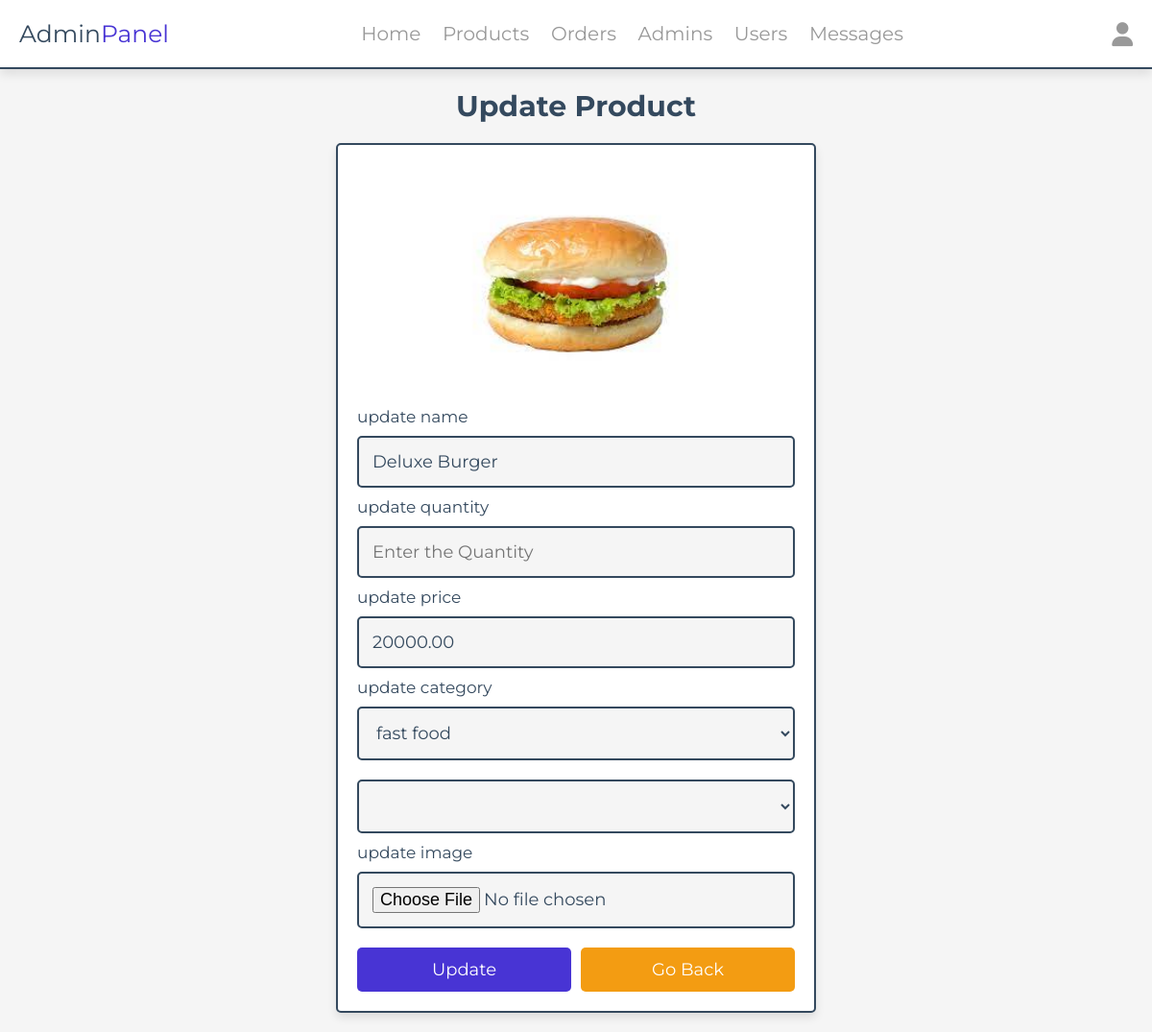
The page /admin/update_product.php?update=1 (signed in) on the database its author committed.
### tables this page shows
CREATE TABLE `menu` (
  `MenuID` int(100) NOT NULL,
  `Name` varchar(100) NOT NULL,
  `Category` varchar(100) NOT NULL,
  `Price` decimal(10,2) NOT NULL,
  `Image` varchar(100) NOT NULL
);

### admin/update_product.php (the view, shortened to what this page needs)
<?php
   include '../components/connect.php';
?>
<!DOCTYPE html>
<html lang="en">
   <head>
      <link rel="stylesheet" href="https://cdnjs.cloudflare.com/ajax/libs/font-awesome/6.1.1/css/all.min.css">
      <link rel="stylesheet" href="../css/admin_style.css">
   </head>
   <body>
      <?php include '../components/admin_header.php' ?>
      <section class="update-product">
         <h1 class="heading">update product</h1>
         <?php
            $update_id = $_GET['update'];
            $show_products = $conn->prepare("SELECT * FROM `menu` WHERE MenuID = ?");
            $show_products->execute([$update_id]);
            if($show_products->rowCount() > 0){
               while($fetch_products = $show_products->fetch(PDO::FETCH_ASSOC)){
         ?>
         <form action="" method="POST" enctype="multipart/form-data">
            <img src="../uploaded_img/<?= $fetch_products['Image']; ?>" alt="">
            <span>update name</span>
            <input type="text" required placeholder="Enter product name" name="name" maxlength="100" class="box" value="<?= $fetch_products['Name']; ?>">
            <span>update quantity</span>
            <input type="number" min="0" max="9999999999" required placeholder="Enter the Quantity" name="Qty" onkeypress="if(this.value.length == 10) return false;" class="box" value="<?= $fetch_products['Qty']; ?>">
            <span>update price</span>
            <input type="number" min="0" max="9999999999" required placeholder="Enter product price" name="price" onkeypress="if(this.value.length == 10) return false;" class="box" value="<?= $fetch_products['Price']; ?>">
            <span>update category</span>
            <select name="category" class="box" required>
               <option selected value="<?= $fetch_products['Category']; ?>"><?= $fetch_products['Category']; ?></option>
            </select>
            <select name="Status" class="box" required>
               <option selected value="<?= $fetch_products['Status']; ?>"><?= $fetch_products['Status']; ?></option>
               <option value="Available">Available</option>
            </select>
            <span>update image</span>
            <input type="file" name="image" class="box" accept="image/jpg, image/jpeg, image/png, image/webp">
            <div class="flex-btn">
               <input type="submit" value="update" class="btn" name="update">
               <a href="products.php" class="option-btn">go back</a>
            </div>
         </form>
         <?php
               }
            }else{
               echo '<p class="empty">no products added yet!</p>';
            }
         ?>
      </section>
   </body>
</html>

### css/admin_style.css (style rules this page uses)
:root { --main-color:#4834d4; --red:#e74c3c; --orange:#f39c12; --black:#34495e; --white:#fff; --light-bg:#f5f5f5; --light-color:#999; --border:.2rem solid var(--black); --box-shadow:0 .5rem 1rem rgba(0,0,0,.1); }
* { font-family: 'Montserrat', sans-serif; margin:0; padding:0; box-sizing: border-box; text-decoration: none; outline: none; border:none; }
html { font-size: 62.5%; overflow-x: hidden; }
body { background-color: var(--light-bg); }
section { max-width: 1200px; margin:0 auto; padding:2rem; }
.btn, .delete-btn, .option-btn { display: block; margin-top: 1rem; border-radius: .5rem; cursor: pointer; width: 100%; font-size: 1.8rem; color:var(--white); padding:1.2rem 3rem; text-transform: capitalize; text-align: center; }
.btn { background-color: var(--main-color); }
.option-btn { background-color: var(--orange); }
.flex-btn { display: flex; gap:1rem; }
.heading { text-align: center; margin-bottom: 2rem; text-transform: capitalize; color:var(--black); font-size: 3rem; }
.update-product form { margin:0 auto; max-width: 50rem; background-color: var(--white); border-radius: .5rem; box-shadow: var(--box-shadow); border:var(--border); padding:2rem; }
.update-product form img { height: 25rem; width: 100%; object-fit: contain; }
.update-product form .box { background-color: var(--light-bg); border:var(--border); width: 100%; padding:1.4rem; font-size: 1.8rem; color:var(--black); border-radius: .5rem; margin: 1rem 0; }
.update-product form span { font-size: 1.7rem; color:var(--black); }

### rows shown on the page
menu: Image (picture), name "Deluxe Burger", price "20000.00", category "fast food"
